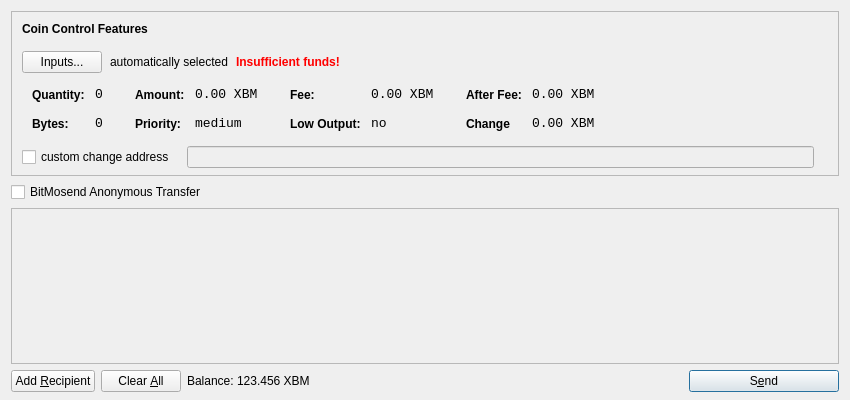
<?xml version="1.0" encoding="UTF-8"?>
<ui version="4.0">
 <class>SendCoinsDialog</class>
 <widget class="QDialog" name="SendCoinsDialog">
  <property name="geometry">
   <rect>
    <x>0</x>
    <y>0</y>
    <width>850</width>
    <height>400</height>
   </rect>
  </property>
  <property name="windowTitle">
   <string>Send Coins</string>
  </property>
  <layout class="QVBoxLayout" name="verticalLayout" stretch="0,0,1,0">
   <property name="bottomMargin">
    <number>8</number>
   </property>
   <item>
    <widget class="QFrame" name="frameCoinControl">
     <property name="sizePolicy">
      <sizepolicy hsizetype="Expanding" vsizetype="Expanding">
       <horstretch>0</horstretch>
       <verstretch>0</verstretch>
      </sizepolicy>
     </property>
     <property name="maximumSize">
      <size>
       <width>16777215</width>
       <height>16777215</height>
      </size>
     </property>
     <property name="frameShape">
      <enum>QFrame::StyledPanel</enum>
     </property>
     <property name="frameShadow">
      <enum>QFrame::Sunken</enum>
     </property>
     <layout class="QVBoxLayout" name="verticalLayoutCoinControl2">
      <property name="spacing">
       <number>6</number>
      </property>
      <property name="leftMargin">
       <number>0</number>
      </property>
      <property name="topMargin">
       <number>0</number>
      </property>
      <property name="rightMargin">
       <number>0</number>
      </property>
      <property name="bottomMargin">
       <number>6</number>
      </property>
      <item>
       <layout class="QVBoxLayout" name="verticalLayoutCoinControl" stretch="0,0,0,0,1">
        <property name="spacing">
         <number>0</number>
        </property>
        <property name="leftMargin">
         <number>10</number>
        </property>
        <property name="topMargin">
         <number>10</number>
        </property>
        <item>
         <layout class="QHBoxLayout" name="horizontalLayoutCoinControl1">
          <property name="bottomMargin">
           <number>15</number>
          </property>
          <item>
           <widget class="QLabel" name="labelCoinControlFeatures">
            <property name="sizePolicy">
             <sizepolicy hsizetype="Preferred" vsizetype="Maximum">
              <horstretch>0</horstretch>
              <verstretch>0</verstretch>
             </sizepolicy>
            </property>
            <property name="font">
             <font>
              <weight>75</weight>
              <bold>true</bold>
             </font>
            </property>
            <property name="styleSheet">
             <string notr="true">font-weight:bold;</string>
            </property>
            <property name="text">
             <string>Coin Control Features</string>
            </property>
           </widget>
          </item>
         </layout>
        </item>
        <item>
         <layout class="QHBoxLayout" name="horizontalLayoutCoinControl2" stretch="0,0,0,0">
          <property name="spacing">
           <number>8</number>
          </property>
          <property name="bottomMargin">
           <number>10</number>
          </property>
          <item>
           <widget class="QPushButton" name="pushButtonCoinControl">
            <property name="styleSheet">
             <string notr="true"/>
            </property>
            <property name="text">
             <string>Inputs...</string>
            </property>
           </widget>
          </item>
          <item>
           <widget class="QLabel" name="labelCoinControlAutomaticallySelected">
            <property name="text">
             <string>automatically selected</string>
            </property>
            <property name="margin">
             <number>5</number>
            </property>
           </widget>
          </item>
          <item>
           <widget class="QLabel" name="labelCoinControlInsuffFunds">
            <property name="font">
             <font>
              <weight>75</weight>
              <bold>true</bold>
             </font>
            </property>
            <property name="styleSheet">
             <string notr="true">color:red;font-weight:bold;</string>
            </property>
            <property name="text">
             <string>Insufficient funds!</string>
            </property>
            <property name="margin">
             <number>5</number>
            </property>
           </widget>
          </item>
          <item>
           <spacer name="horizontalSpacerCoinControl">
            <property name="orientation">
             <enum>Qt::Horizontal</enum>
            </property>
            <property name="sizeHint" stdset="0">
             <size>
              <width>40</width>
              <height>1</height>
             </size>
            </property>
           </spacer>
          </item>
         </layout>
        </item>
        <item>
         <widget class="QWidget" name="widgetCoinControl" native="true">
          <property name="sizePolicy">
           <sizepolicy hsizetype="Preferred" vsizetype="Preferred">
            <horstretch>0</horstretch>
            <verstretch>0</verstretch>
           </sizepolicy>
          </property>
          <property name="minimumSize">
           <size>
            <width>0</width>
            <height>0</height>
           </size>
          </property>
          <property name="styleSheet">
           <string notr="true"/>
          </property>
          <layout class="QHBoxLayout" name="horizontalLayoutCoinControl5">
           <property name="margin">
            <number>0</number>
           </property>
           <item>
            <layout class="QHBoxLayout" name="horizontalLayoutCoinControl3" stretch="0,0,0,1">
             <property name="spacing">
              <number>20</number>
             </property>
             <property name="topMargin">
              <number>0</number>
             </property>
             <property name="bottomMargin">
              <number>10</number>
             </property>
             <item>
              <layout class="QFormLayout" name="formLayoutCoinControl1">
               <property name="horizontalSpacing">
                <number>10</number>
               </property>
               <property name="verticalSpacing">
                <number>14</number>
               </property>
               <property name="leftMargin">
                <number>10</number>
               </property>
               <property name="topMargin">
                <number>4</number>
               </property>
               <property name="rightMargin">
                <number>6</number>
               </property>
               <item row="0" column="0">
                <widget class="QLabel" name="labelCoinControlQuantityText">
                 <property name="styleSheet">
                  <string notr="true">font-weight:bold;</string>
                 </property>
                 <property name="text">
                  <string>Quantity:</string>
                 </property>
                 <property name="margin">
                  <number>0</number>
                 </property>
                </widget>
               </item>
               <item row="0" column="1">
                <widget class="QLabel" name="labelCoinControlQuantity">
                 <property name="font">
                  <font>
                   <family>Monospace</family>
                   <pointsize>10</pointsize>
                  </font>
                 </property>
                 <property name="cursor">
                  <cursorShape>IBeamCursor</cursorShape>
                 </property>
                 <property name="contextMenuPolicy">
                  <enum>Qt::ActionsContextMenu</enum>
                 </property>
                 <property name="text">
                  <string>0</string>
                 </property>
                 <property name="margin">
                  <number>0</number>
                 </property>
                 <property name="textInteractionFlags">
                  <set>Qt::LinksAccessibleByMouse|Qt::TextSelectableByKeyboard|Qt::TextSelectableByMouse</set>
                 </property>
                </widget>
               </item>
               <item row="1" column="0">
                <widget class="QLabel" name="labelCoinControlBytesText">
                 <property name="styleSheet">
                  <string notr="true">font-weight:bold;</string>
                 </property>
                 <property name="text">
                  <string>Bytes:</string>
                 </property>
                </widget>
               </item>
               <item row="1" column="1">
                <widget class="QLabel" name="labelCoinControlBytes">
                 <property name="font">
                  <font>
                   <family>Monospace</family>
                   <pointsize>10</pointsize>
                  </font>
                 </property>
                 <property name="cursor">
                  <cursorShape>IBeamCursor</cursorShape>
                 </property>
                 <property name="contextMenuPolicy">
                  <enum>Qt::ActionsContextMenu</enum>
                 </property>
                 <property name="text">
                  <string>0</string>
                 </property>
                 <property name="textInteractionFlags">
                  <set>Qt::LinksAccessibleByMouse|Qt::TextSelectableByKeyboard|Qt::TextSelectableByMouse</set>
                 </property>
                </widget>
               </item>
              </layout>
             </item>
             <item>
              <layout class="QFormLayout" name="formLayoutCoinControl2">
               <property name="horizontalSpacing">
                <number>10</number>
               </property>
               <property name="verticalSpacing">
                <number>14</number>
               </property>
               <property name="leftMargin">
                <number>6</number>
               </property>
               <property name="topMargin">
                <number>4</number>
               </property>
               <property name="rightMargin">
                <number>6</number>
               </property>
               <item row="0" column="0">
                <widget class="QLabel" name="labelCoinControlAmountText">
                 <property name="styleSheet">
                  <string notr="true">font-weight:bold;</string>
                 </property>
                 <property name="text">
                  <string>Amount:</string>
                 </property>
                 <property name="margin">
                  <number>0</number>
                 </property>
                </widget>
               </item>
               <item row="0" column="1">
                <widget class="QLabel" name="labelCoinControlAmount">
                 <property name="font">
                  <font>
                   <family>Monospace</family>
                   <pointsize>10</pointsize>
                  </font>
                 </property>
                 <property name="cursor">
                  <cursorShape>IBeamCursor</cursorShape>
                 </property>
                 <property name="contextMenuPolicy">
                  <enum>Qt::ActionsContextMenu</enum>
                 </property>
                 <property name="text">
                  <string>0.00 XBM</string>
                 </property>
                 <property name="textInteractionFlags">
                  <set>Qt::LinksAccessibleByMouse|Qt::TextSelectableByKeyboard|Qt::TextSelectableByMouse</set>
                 </property>
                </widget>
               </item>
               <item row="1" column="0">
                <widget class="QLabel" name="labelCoinControlPriorityText">
                 <property name="styleSheet">
                  <string notr="true">font-weight:bold;</string>
                 </property>
                 <property name="text">
                  <string>Priority:</string>
                 </property>
                </widget>
               </item>
               <item row="1" column="1">
                <widget class="QLabel" name="labelCoinControlPriority">
                 <property name="font">
                  <font>
                   <family>Monospace</family>
                   <pointsize>10</pointsize>
                  </font>
                 </property>
                 <property name="cursor">
                  <cursorShape>IBeamCursor</cursorShape>
                 </property>
                 <property name="contextMenuPolicy">
                  <enum>Qt::ActionsContextMenu</enum>
                 </property>
                 <property name="text">
                  <string>medium</string>
                 </property>
                 <property name="textInteractionFlags">
                  <set>Qt::LinksAccessibleByMouse|Qt::TextSelectableByKeyboard|Qt::TextSelectableByMouse</set>
                 </property>
                </widget>
               </item>
              </layout>
             </item>
             <item>
              <layout class="QFormLayout" name="formLayoutCoinControl3">
               <property name="horizontalSpacing">
                <number>10</number>
               </property>
               <property name="verticalSpacing">
                <number>14</number>
               </property>
               <property name="leftMargin">
                <number>6</number>
               </property>
               <property name="topMargin">
                <number>4</number>
               </property>
               <property name="rightMargin">
                <number>6</number>
               </property>
               <item row="0" column="0">
                <widget class="QLabel" name="labelCoinControlFeeText">
                 <property name="styleSheet">
                  <string notr="true">font-weight:bold;</string>
                 </property>
                 <property name="text">
                  <string>Fee:</string>
                 </property>
                 <property name="margin">
                  <number>0</number>
                 </property>
                </widget>
               </item>
               <item row="0" column="1">
                <widget class="QLabel" name="labelCoinControlFee">
                 <property name="font">
                  <font>
                   <family>Monospace</family>
                   <pointsize>10</pointsize>
                  </font>
                 </property>
                 <property name="cursor">
                  <cursorShape>IBeamCursor</cursorShape>
                 </property>
                 <property name="contextMenuPolicy">
                  <enum>Qt::ActionsContextMenu</enum>
                 </property>
                 <property name="text">
                  <string>0.00 XBM</string>
                 </property>
                 <property name="textInteractionFlags">
                  <set>Qt::LinksAccessibleByMouse|Qt::TextSelectableByKeyboard|Qt::TextSelectableByMouse</set>
                 </property>
                </widget>
               </item>
               <item row="1" column="0">
                <widget class="QLabel" name="labelCoinControlLowOutputText">
                 <property name="styleSheet">
                  <string notr="true">font-weight:bold;</string>
                 </property>
                 <property name="text">
                  <string>Low Output:</string>
                 </property>
                </widget>
               </item>
               <item row="1" column="1">
                <widget class="QLabel" name="labelCoinControlLowOutput">
                 <property name="font">
                  <font>
                   <family>Monospace</family>
                   <pointsize>10</pointsize>
                  </font>
                 </property>
                 <property name="cursor">
                  <cursorShape>IBeamCursor</cursorShape>
                 </property>
                 <property name="contextMenuPolicy">
                  <enum>Qt::ActionsContextMenu</enum>
                 </property>
                 <property name="text">
                  <string>no</string>
                 </property>
                 <property name="textInteractionFlags">
                  <set>Qt::LinksAccessibleByMouse|Qt::TextSelectableByKeyboard|Qt::TextSelectableByMouse</set>
                 </property>
                </widget>
               </item>
              </layout>
             </item>
             <item>
              <layout class="QFormLayout" name="formLayoutCoinControl4">
               <property name="horizontalSpacing">
                <number>10</number>
               </property>
               <property name="verticalSpacing">
                <number>14</number>
               </property>
               <property name="leftMargin">
                <number>6</number>
               </property>
               <property name="topMargin">
                <number>4</number>
               </property>
               <property name="rightMargin">
                <number>6</number>
               </property>
               <item row="0" column="0">
                <widget class="QLabel" name="labelCoinControlAfterFeeText">
                 <property name="styleSheet">
                  <string notr="true">font-weight:bold;</string>
                 </property>
                 <property name="text">
                  <string>After Fee:</string>
                 </property>
                 <property name="margin">
                  <number>0</number>
                 </property>
                </widget>
               </item>
               <item row="0" column="1">
                <widget class="QLabel" name="labelCoinControlAfterFee">
                 <property name="font">
                  <font>
                   <family>Monospace</family>
                   <pointsize>10</pointsize>
                  </font>
                 </property>
                 <property name="cursor">
                  <cursorShape>IBeamCursor</cursorShape>
                 </property>
                 <property name="contextMenuPolicy">
                  <enum>Qt::ActionsContextMenu</enum>
                 </property>
                 <property name="text">
                  <string>0.00 XBM</string>
                 </property>
                 <property name="textInteractionFlags">
                  <set>Qt::LinksAccessibleByMouse|Qt::TextSelectableByKeyboard|Qt::TextSelectableByMouse</set>
                 </property>
                </widget>
               </item>
               <item row="1" column="0">
                <widget class="QLabel" name="labelCoinControlChangeText">
                 <property name="styleSheet">
                  <string notr="true">font-weight:bold;</string>
                 </property>
                 <property name="text">
                  <string>Change</string>
                 </property>
                </widget>
               </item>
               <item row="1" column="1">
                <widget class="QLabel" name="labelCoinControlChange">
                 <property name="font">
                  <font>
                   <family>Monospace</family>
                   <pointsize>10</pointsize>
                  </font>
                 </property>
                 <property name="cursor">
                  <cursorShape>IBeamCursor</cursorShape>
                 </property>
                 <property name="contextMenuPolicy">
                  <enum>Qt::ActionsContextMenu</enum>
                 </property>
                 <property name="text">
                  <string>0.00 XBM</string>
                 </property>
                 <property name="textInteractionFlags">
                  <set>Qt::LinksAccessibleByMouse|Qt::TextSelectableByKeyboard|Qt::TextSelectableByMouse</set>
                 </property>
                </widget>
               </item>
              </layout>
             </item>
            </layout>
           </item>
          </layout>
         </widget>
        </item>
        <item>
         <layout class="QHBoxLayout" name="horizontalLayoutCoinControl4" stretch="0,0,0">
          <property name="spacing">
           <number>12</number>
          </property>
          <property name="sizeConstraint">
           <enum>QLayout::SetDefaultConstraint</enum>
          </property>
          <property name="topMargin">
           <number>5</number>
          </property>
          <property name="rightMargin">
           <number>5</number>
          </property>
          <item>
           <widget class="QCheckBox" name="checkBoxCoinControlChange">
            <property name="text">
             <string>custom change address</string>
            </property>
           </widget>
          </item>
          <item>
           <widget class="QLineEdit" name="lineEditCoinControlChange">
            <property name="enabled">
             <bool>false</bool>
            </property>
            <property name="sizePolicy">
             <sizepolicy hsizetype="Expanding" vsizetype="Fixed">
              <horstretch>0</horstretch>
              <verstretch>0</verstretch>
             </sizepolicy>
            </property>
           </widget>
          </item>
          <item>
           <widget class="QLabel" name="labelCoinControlChangeLabel">
            <property name="sizePolicy">
             <sizepolicy hsizetype="Preferred" vsizetype="Expanding">
              <horstretch>0</horstretch>
              <verstretch>0</verstretch>
             </sizepolicy>
            </property>
            <property name="minimumSize">
             <size>
              <width>0</width>
              <height>0</height>
             </size>
            </property>
            <property name="text">
             <string/>
            </property>
            <property name="margin">
             <number>3</number>
            </property>
           </widget>
          </item>
         </layout>
        </item>
        <item>
         <spacer name="verticalSpacerCoinControl">
          <property name="orientation">
           <enum>Qt::Vertical</enum>
          </property>
          <property name="sizeHint" stdset="0">
           <size>
            <width>800</width>
            <height>1</height>
           </size>
          </property>
         </spacer>
        </item>
       </layout>
      </item>
     </layout>
    </widget>
   </item>
   <item>
    <widget class="QCheckBox" name="checkDistmix">
     <property name="toolTip">
      <string extracomment="Anonymous Mode"/>
     </property>
     <property name="text">
      <string>BitMosend Anonymous Transfer</string>
     </property>
    </widget>
   </item>
   <item>
    <widget class="QScrollArea" name="scrollArea">
     <property name="widgetResizable">
      <bool>true</bool>
     </property>
     <widget class="QWidget" name="scrollAreaWidgetContents">
      <property name="geometry">
       <rect>
        <x>0</x>
        <y>0</y>
        <width>828</width>
        <height>138</height>
       </rect>
      </property>
      <layout class="QVBoxLayout" name="verticalLayout_2">
       <property name="margin">
        <number>0</number>
       </property>
       <item>
        <layout class="QVBoxLayout" name="entries">
         <property name="spacing">
          <number>6</number>
         </property>
        </layout>
       </item>
       <item>
        <spacer name="verticalSpacer">
         <property name="orientation">
          <enum>Qt::Vertical</enum>
         </property>
         <property name="sizeHint" stdset="0">
          <size>
           <width>20</width>
           <height>40</height>
          </size>
         </property>
        </spacer>
       </item>
      </layout>
     </widget>
    </widget>
   </item>
   <item>
    <layout class="QHBoxLayout" name="horizontalLayout">
     <item>
      <widget class="QPushButton" name="addButton">
       <property name="toolTip">
        <string>Send to multiple recipients at once</string>
       </property>
       <property name="text">
        <string>Add &amp;Recipient</string>
       </property>
       <property name="icon">
        <iconset resource="../bitcoin.qrc">
         <normaloff>:/icons/add</normaloff>:/icons/add</iconset>
       </property>
       <property name="autoDefault">
        <bool>false</bool>
       </property>
      </widget>
     </item>
     <item>
      <widget class="QPushButton" name="clearButton">
       <property name="sizePolicy">
        <sizepolicy hsizetype="Minimum" vsizetype="Fixed">
         <horstretch>0</horstretch>
         <verstretch>0</verstretch>
        </sizepolicy>
       </property>
       <property name="toolTip">
        <string>Remove all transaction fields</string>
       </property>
       <property name="text">
        <string>Clear &amp;All</string>
       </property>
       <property name="icon">
        <iconset resource="../bitcoin.qrc">
         <normaloff>:/icons/remove</normaloff>:/icons/remove</iconset>
       </property>
       <property name="autoRepeatDelay">
        <number>300</number>
       </property>
       <property name="autoDefault">
        <bool>false</bool>
       </property>
      </widget>
     </item>
     <item>
      <layout class="QHBoxLayout" name="horizontalLayout_2">
       <property name="spacing">
        <number>3</number>
       </property>
       <item>
        <widget class="QLabel" name="label">
         <property name="sizePolicy">
          <sizepolicy hsizetype="Preferred" vsizetype="Fixed">
           <horstretch>0</horstretch>
           <verstretch>0</verstretch>
          </sizepolicy>
         </property>
         <property name="text">
          <string>Balance:</string>
         </property>
        </widget>
       </item>
       <item>
        <widget class="QLabel" name="labelBalance">
         <property name="sizePolicy">
          <sizepolicy hsizetype="Preferred" vsizetype="Fixed">
           <horstretch>0</horstretch>
           <verstretch>0</verstretch>
          </sizepolicy>
         </property>
         <property name="cursor">
          <cursorShape>IBeamCursor</cursorShape>
         </property>
         <property name="text">
          <string>123.456 XBM</string>
         </property>
         <property name="textInteractionFlags">
          <set>Qt::LinksAccessibleByMouse|Qt::TextSelectableByKeyboard|Qt::TextSelectableByMouse</set>
         </property>
        </widget>
       </item>
      </layout>
     </item>
     <item>
      <spacer name="horizontalSpacer">
       <property name="orientation">
        <enum>Qt::Horizontal</enum>
       </property>
       <property name="sizeHint" stdset="0">
        <size>
         <width>40</width>
         <height>20</height>
        </size>
       </property>
      </spacer>
     </item>
     <item>
      <widget class="QPushButton" name="sendButton">
       <property name="minimumSize">
        <size>
         <width>150</width>
         <height>0</height>
        </size>
       </property>
       <property name="toolTip">
        <string>Confirm the send action</string>
       </property>
       <property name="text">
        <string>S&amp;end</string>
       </property>
       <property name="icon">
        <iconset resource="../bitcoin.qrc">
         <normaloff>:/icons/send</normaloff>:/icons/send</iconset>
       </property>
       <property name="default">
        <bool>true</bool>
       </property>
      </widget>
     </item>
    </layout>
   </item>
  </layout>
 </widget>
 <resources>
  <include location="../bitcoin.qrc"/>
 </resources>
 <connections/>
</ui>
